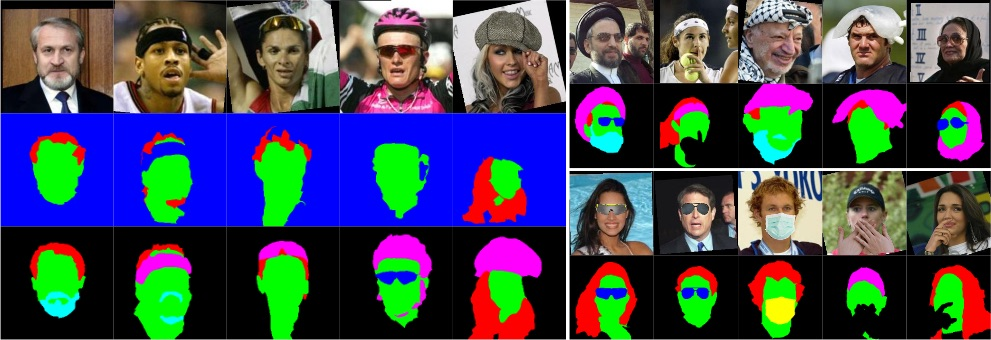
#> input picture assets/teaser.jpg, 991 x 340 px
$ python computeClassWeights.py ../assets   (Python 2 division)
#> lines starting #> are read from the running program, lines starting #| are printed output that depends on the picture; after the words box and inside, x2 and y2 are one past the last pixel; in counts of white or black regions, pixels touching at a corner belong together
#> further down, image is the input picture: PIL image 991x340 RGB; mean R, G, B 67, 71.7, 86.1
# From the original SegNet paper:
#
# We use median frequency balancing [13] where the weight assigned to a class in the loss function
# is the ratio of the median of class frequencies computed on the entire training set divided by the class frequency.

# If we go to the reference the SegNet authors refer to:

# we weight each pixel by a_c = median_freq / freq(c) where freq(c) is the number of pixels of class c divided by the
# total number of pixels in images where c is present, and median_freq is the median of these frequencies.

import os
import numpy as np
from PIL import Image
import cv2
import sys

def ToELFWLabel(data, label_colors):

    r = data[:, :, 0]
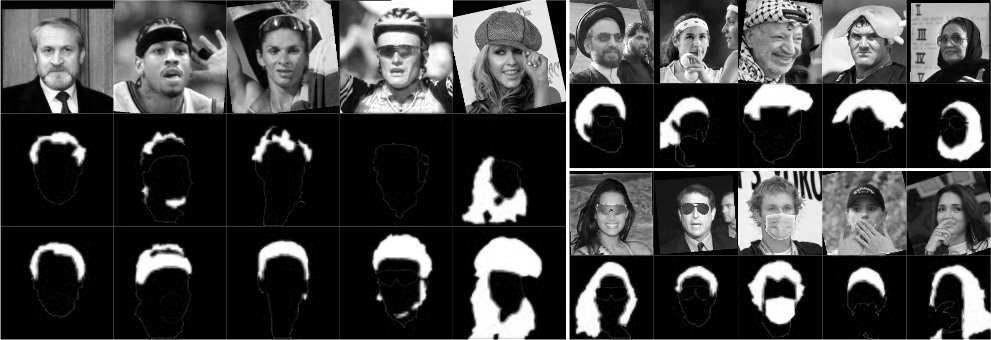
#> r: shape (340, 991); min 0, max 255, mean 67
    g = data[:, :, 1]
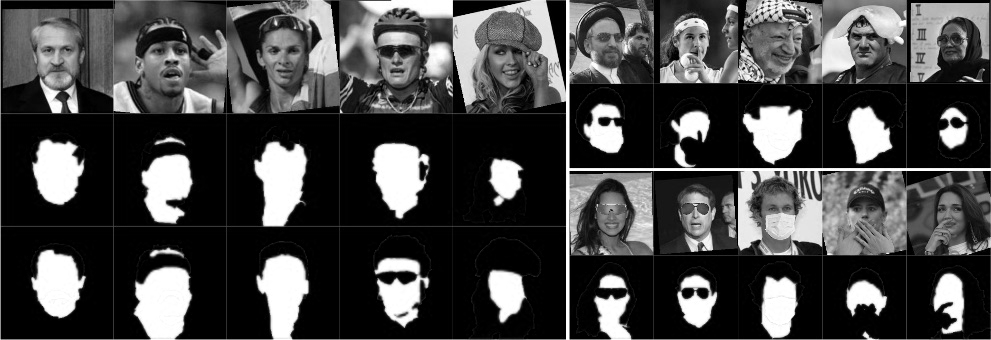
#> g: shape (340, 991); min 0, max 255, mean 71.7
    b = data[:, :, 2]
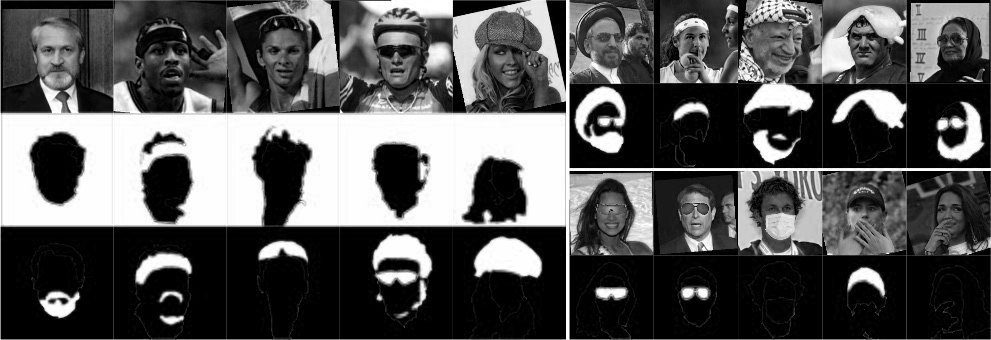
#> b: shape (340, 991); min 0, max 255, mean 86.1

    output = np.zeros((data.shape[0], data.shape[1]))
    for c in range(0,len(label_colors)):
        color_mask = (r == label_colors[c][0]) & (g == label_colors[c][1]) & (b == label_colors[c][2])
        output[color_mask] = c
#> this loop made 7 passes
#> pass 1, in ToELFWLabel, `color_mask = (r == label_colors[c][0]) & (g == label_colors[c][1]) & (..`:
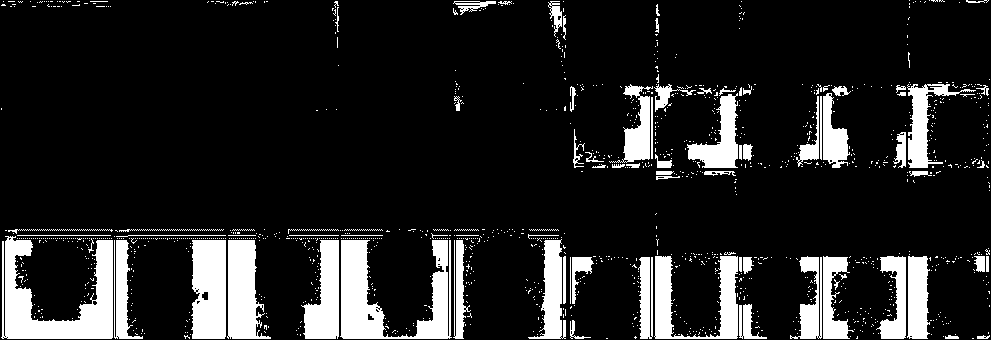
#> color_mask: shape (340, 991) bool; 13.8% white; 1337 white regions (1252 under 20 px), largest, box (x1, y1, x2, y2) and area: (1, 236, 113, 339) 5484, (340, 240, 452, 339) 5124, (191, 240, 226, 339) 3209
#> pass 2, in ToELFWLabel, `color_mask = (r == label_colors[c][0]) & (g == label_colors[c][1]) & (..`:
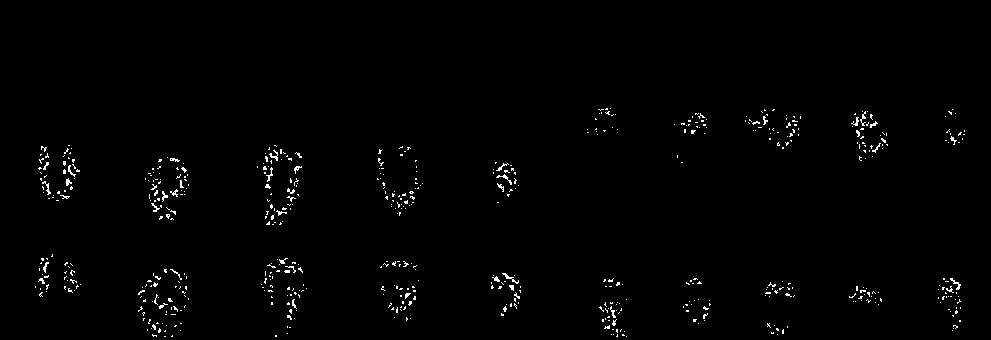
#> color_mask: shape (340, 991) bool; 1.1% white in thin lines or dots, all inside (x1, y1, x2, y2) = (35, 108, 965, 337)
#> after the loop:
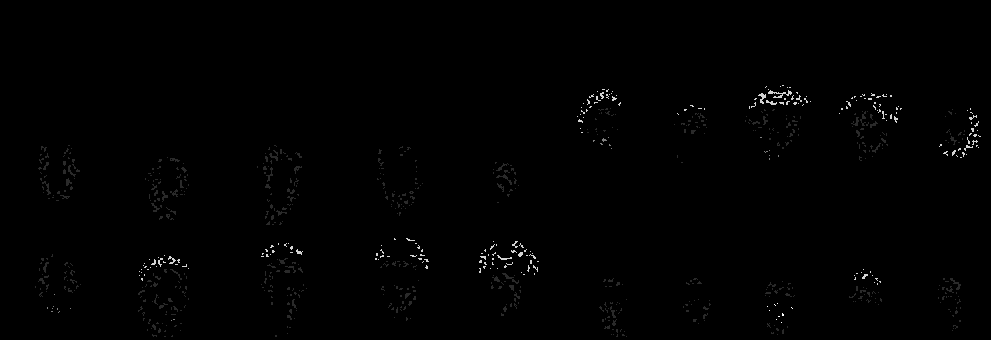
#> output: shape (340, 991) float64; min 0, max 6, mean 0.0301; drawn with min black and max white

    return output

if len(sys.argv) != 2:
    print "Usage: $ computeClassWeights <labels folder>"
    exit(0)

label_colors = [
    (0, 0, 0),
    (0, 255, 0),
    (255, 0, 0),
    (0, 255, 255),
    (0, 0, 255),
    (255, 0, 255),
    (255, 255, 0)]

label_names = [
    "background",
    "skin",
    "hair",
    "beard-mustache",
    "sunglasses",
    "wearable",
    "mouth-mask"]

src_folder = sys.argv[1]
n = len(label_names)
px_frequencies = np.zeros(n)
im_frequencies = np.zeros(n)

print 'Please wait. Processing dataset...'

for f in os.listdir(src_folder):
    file_name = os.path.join(src_folder, f)
    image = Image.open(file_name).convert("RGB")
    img = np.array(image)
    img = ToELFWLabel(img, label_colors)
    for l in range(0, n):
        px = np.sum(img==l)
        # label counts if it is present in the image
        if px > 0:
            px_frequencies[l] += px
            im_frequencies[l] += img.size
#> this loop made 7 passes
#> after the loop, im_frequencies = [336940, 336940, 0, 336940, 0, 336940, 336940]; px_frequencies = [331968, 3659, 0, 50, 0, 1247, 16]

# Mask for indices of appearing classes in the train set
m   = (px_frequencies>0)
#> m = [True, True, False, True, False, True, True]
idx = np.where(m)
#> idx = ([0, 1, 3, 5, 6],)

frequencies            = np.divide(px_frequencies[m],  im_frequencies[m])
#> frequencies = [0.985, 0.0109, 0.000148, 0.0037, 4.75e-05]
pos_median_frequencies = np.divide(np.median(frequencies), frequencies)
#> pos_median_frequencies = [0.00376, 0.341, 24.94, 1, 77.94]

median_frequencies = np.zeros(n)
for l in range(0,len(pos_median_frequencies)):
    median_frequencies[idx[0][l]] = pos_median_frequencies[l]
#> this loop made 5 passes
#> after the loop, median_frequencies = [0.00376, 0.341, 0, 24.94, 0, 1, 77.94]

for l in range(0,len(median_frequencies)):
    print "Weight %f for class %s" % (median_frequencies[l], label_names[l])
